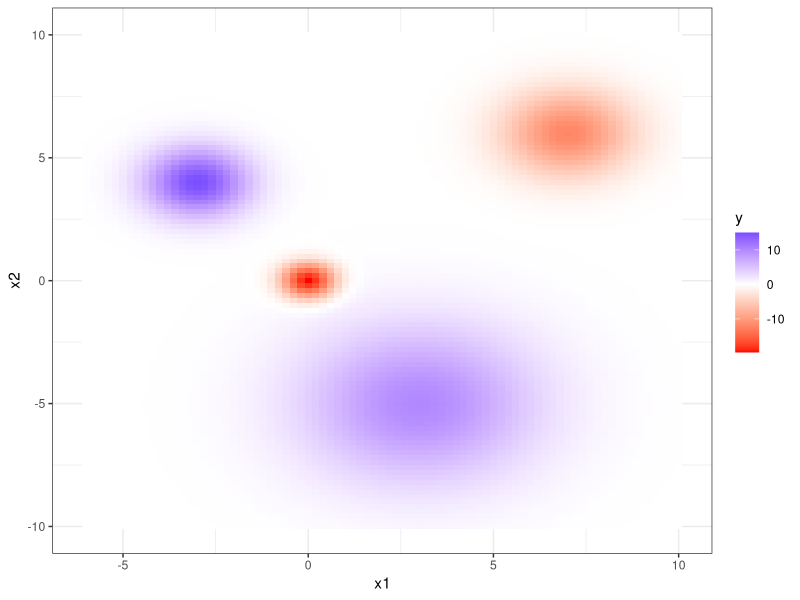

This figure's R source:
library(ggplot2)  # what's this mean?
testFrame = expand.grid(
  x1 = seq(-6,10,0.2),
  x2 = seq(-10,10,0.2)
  )

testFrame$y = with(testFrame,
                   10*exp(-((x1-3)^2+(x2+5)^2)/10)+
                     15*exp(-((x1+3)^2+(x2-4)^2)/2)+
                     -20*exp(-((x1)^2+(x2)^2)/0.5)+
                     -12*exp(-((x1-7)^2+(x2-6)^2)/3))

ggplot(data=testFrame,aes(x=x1,y=x2,z=y,))+
  geom_tile(aes(fill = y)) + #stat_contour(aes(color=y))+
  scale_fill_gradient2(low = "red", high = "blue",mid="white")+
  #scale_color_gradient(low = "red", high = "blue")+
  #geom_point(size=2,alpha=0.75)+
  theme_bw()
